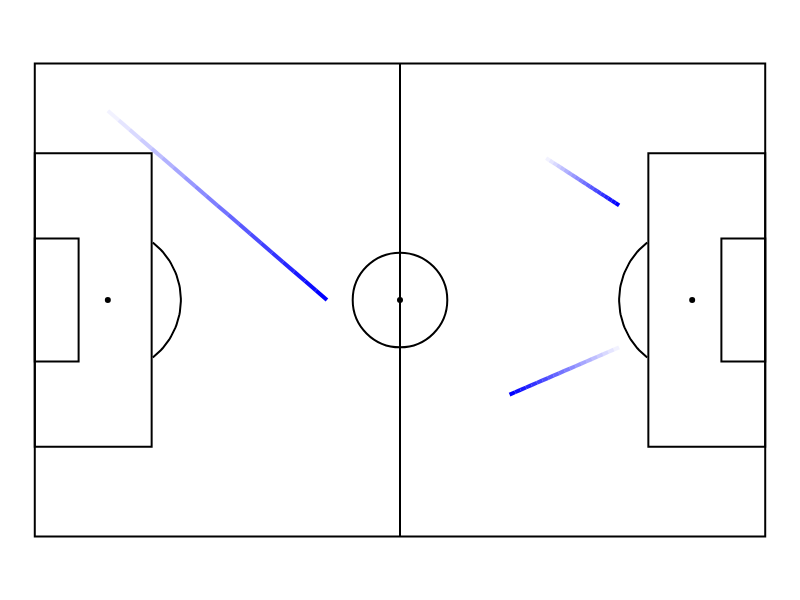

This figure's notebook cell:
### Code cell
df = pd.DataFrame({
    'x': [10, 80, 70],
    'y': [10, 60, 20],
    'x2': [40, 65, 80],
    'y2': [50, 70, 30],
    'player': ['Alice', 'Bob', 'Carol']
})

pitch = pb.viz.Pitch(width=800, height=600, theme="white", provider="wyscout",)
pitch.plot_comets(df, x='x', y='y', x_end='x2', y_end='y2', width=4, segments=20,hover='player')
pitch.show()

### Figure 1 — Plotly figure (JSON) as saved in the notebook; plotly's stock layout.template omitted (floating-point values rounded to 4 significant figures)
{"data": [{"hoverinfo": "skip", "line": {"color": "black"}, "mode": "lines", "showlegend": false, "type": "scatter", "x": [16.96, 17.27, 17.56, 17.84, 18.12, 18.38, 18.63, 18.87, 19.1, 19.32, 19.52, 19.71, 19.89, 20.06, 20.22, 20.36, 20.48, 20.6, 20.7, 20.78, 20.85, 20.91, 20.96, 20.98, 21.0, 21.0, 20.98, 20.96, 20.91, 20.85, 20.78, 20.7, 20.6, 20.48, 20.36, 20.22, 20.06, 19.89, 19.71, 19.52, 19.32, 19.1, 18.87, 18.63, 18.38, 18.12, 17.84, 17.56, 17.27, 16.96], "y": [25.73, 25.97, 26.23, 26.49, 26.77, 27.06, 27.35, 27.66, 27.97, 28.3, 28.63, 28.97, 29.31, 29.66, 30.02, 30.38, 30.75, 31.12, 31.5, 31.88, 32.26, 32.64, 33.03, 33.42, 33.81, 34.19, 34.58, 34.97, 35.36, 35.74, 36.12, 36.5, 36.88, 37.25, 37.62, 37.98, 38.34, 38.69, 39.03, 39.37, 39.7, 40.03, 40.34, 40.65, 40.94, 41.23, 41.51, 41.77, 42.03, 42.27]}, {"hoverinfo": "skip", "line": {"color": "black"}, "mode": "lines", "showlegend": false, "type": "scatter", "x": [88.04, 87.73, 87.44, 87.16, 86.88, 86.62, 86.37, 86.13, 85.9, 85.68, 85.48, 85.29, 85.11, 84.94, 84.78, 84.64, 84.52, 84.4, 84.3, 84.22, 84.15, 84.09, 84.04, 84.02, 84.0, 84.0, 84.02, 84.04, 84.09, 84.15, 84.22, 84.3, 84.4, 84.52, 84.64, 84.78, 84.94, 85.11, 85.29, 85.48, 85.68, 85.9, 86.13, 86.37, 86.62, 86.88, 87.16, 87.44, 87.73, 88.04], "y": [42.27, 42.03, 41.77, 41.51, 41.23, 40.94, 40.65, 40.34, 40.03, 39.7, 39.37, 39.03, 38.69, 38.34, 37.98, 37.62, 37.25, 36.88, 36.5, 36.12, 35.74, 35.36, 34.97, 34.58, 34.19, 33.81, 33.42, 33.03, 32.64, 32.26, 31.88, 31.5, 31.12, 30.75, 30.38, 30.02, 29.66, 29.31, 28.97, 28.63, 28.3, 27.97, 27.66, 27.35, 27.06, 26.77, 26.49, 26.23, 25.97, 25.73]}, {"hoverinfo": "skip", "marker": {"color": "black", "size": 6}, "mode": "markers", "showlegend": false, "type": "scatter", "x": [10.5], "y": [34]}, {"hoverinfo": "skip", "marker": {"color": "black", "size": 6}, "mode": "markers", "showlegend": false, "type": "scatter", "x": [94.5], "y": [34]}, {"hoverinfo": "skip", "marker": {"color": "black", "size": 6}, "mode": "markers", "showlegend": false, "type": "scatter", "x": [52.5], "y": [34]}, {"hoverinfo": "skip", "line": {"color": "rgba(0, 0, 255, 0.05)", "width": 4}, "mode": "lines", "showlegend": false, "type": "scatter", "x": [10.5, 12.07], "y": [61.2, 59.84]}, {"hoverinfo": "skip", "line": {"color": "rgba(0, 0, 255, 0.10)", "width": 4}, "mode": "lines", "showlegend": false, "type": "scatter", "x": [12.07, 13.65], "y": [59.84, 58.48]}, {"hoverinfo": "skip", "line": {"color": "rgba(0, 0, 255, 0.15)", "width": 4}, "mode": "lines", "showlegend": false, "type": "scatter", "x": [13.65, 15.22], "y": [58.48, 57.12]}, {"hoverinfo": "skip", "line": {"color": "rgba(0, 0, 255, 0.20)", "width": 4}, "mode": "lines", "showlegend": false, "type": "scatter", "x": [15.22, 16.8], "y": [57.12, 55.76]}, {"hoverinfo": "skip", "line": {"color": "rgba(0, 0, 255, 0.25)", "width": 4}, "mode": "lines", "showlegend": false, "type": "scatter", "x": [16.8, 18.38], "y": [55.76, 54.4]}, {"hoverinfo": "skip", "line": {"color": "rgba(0, 0, 255, 0.30)", "width": 4}, "mode": "lines", "showlegend": false, "type": "scatter", "x": [18.38, 19.95], "y": [54.4, 53.04]}, {"hoverinfo": "skip", "line": {"color": "rgba(0, 0, 255, 0.35)", "width": 4}, "mode": "lines", "showlegend": false, "type": "scatter", "x": [19.95, 21.52], "y": [53.04, 51.68]}, {"hoverinfo": "skip", "line": {"color": "rgba(0, 0, 255, 0.40)", "width": 4}, "mode": "lines", "showlegend": false, "type": "scatter", "x": [21.52, 23.1], "y": [51.68, 50.32]}, {"hoverinfo": "skip", "line": {"color": "rgba(0, 0, 255, 0.45)", "width": 4}, "mode": "lines", "showlegend": false, "type": "scatter", "x": [23.1, 24.68], "y": [50.32, 48.96]}, {"hoverinfo": "skip", "line": {"color": "rgba(0, 0, 255, 0.50)", "width": 4}, "mode": "lines", "showlegend": false, "type": "scatter", "x": [24.68, 26.25], "y": [48.96, 47.6]}, {"hoverinfo": "skip", "line": {"color": "rgba(0, 0, 255, 0.55)", "width": 4}, "mode": "lines", "showlegend": false, "type": "scatter", "x": [26.25, 27.83], "y": [47.6, 46.24]}, {"hoverinfo": "skip", "line": {"color": "rgba(0, 0, 255, 0.60)", "width": 4}, "mode": "lines", "showlegend": false, "type": "scatter", "x": [27.83, 29.4], "y": [46.24, 44.88]}, {"hoverinfo": "skip", "line": {"color": "rgba(0, 0, 255, 0.65)", "width": 4}, "mode": "lines", "showlegend": false, "type": "scatter", "x": [29.4, 30.98], "y": [44.88, 43.52]}, {"hoverinfo": "skip", "line": {"color": "rgba(0, 0, 255, 0.70)", "width": 4}, "mode": "lines", "showlegend": false, "type": "scatter", "x": [30.98, 32.55], "y": [43.52, 42.16]}, {"hoverinfo": "skip", "line": {"color": "rgba(0, 0, 255, 0.75)", "width": 4}, "mode": "lines", "showlegend": false, "type": "scatter", "x": [32.55, 34.12], "y": [42.16, 40.8]}, {"hoverinfo": "skip", "line": {"color": "rgba(0, 0, 255, 0.80)", "width": 4}, "mode": "lines", "showlegend": false, "type": "scatter", "x": [34.12, 35.7], "y": [40.8, 39.44]}, {"hoverinfo": "skip", "line": {"color": "rgba(0, 0, 255, 0.85)", "width": 4}, "mode": "lines", "showlegend": false, "type": "scatter", "x": [35.7, 37.27], "y": [39.44, 38.08]}, {"hoverinfo": "skip", "line": {"color": "rgba(0, 0, 255, 0.90)", "width": 4}, "mode": "lines", "showlegend": false, "type": "scatter", "x": [37.27, 38.85], "y": [38.08, 36.72]}, {"hoverinfo": "skip", "line": {"color": "rgba(0, 0, 255, 0.95)", "width": 4}, "mode": "lines", "showlegend": false, "type": "scatter", "x": [38.85, 40.42], "y": [36.72, 35.36]}, {"hoverinfo": "text", "hovertext": "Alice", "line": {"color": "rgba(0, 0, 255, 1.00)", "width": 4}, "mode": "lines", "showlegend": false, "type": "scatter", "x": [40.42, 42], "y": [35.36, 34]}, {"hoverinfo": "skip", "line": {"color": "rgba(0, 0, 255, 0.05)", "width": 4}, "mode": "lines", "showlegend": false, "type": "scatter", "x": [84, 83.21], "y": [27.2, 26.86]}, {"hoverinfo": "skip", "line": {"color": "rgba(0, 0, 255, 0.10)", "width": 4}, "mode": "lines", "showlegend": false, "type": "scatter", "x": [83.21, 82.42], "y": [26.86, 26.52]}, {"hoverinfo": "skip", "line": {"color": "rgba(0, 0, 255, 0.15)", "width": 4}, "mode": "lines", "showlegend": false, "type": "scatter", "x": [82.42, 81.64], "y": [26.52, 26.18]}, {"hoverinfo": "skip", "line": {"color": "rgba(0, 0, 255, 0.20)", "width": 4}, "mode": "lines", "showlegend": false, "type": "scatter", "x": [81.64, 80.85], "y": [26.18, 25.84]}, {"hoverinfo": "skip", "line": {"color": "rgba(0, 0, 255, 0.25)", "width": 4}, "mode": "lines", "showlegend": false, "type": "scatter", "x": [80.85, 80.06], "y": [25.84, 25.5]}, {"hoverinfo": "skip", "line": {"color": "rgba(0, 0, 255, 0.30)", "width": 4}, "mode": "lines", "showlegend": false, "type": "scatter", "x": [80.06, 79.28], "y": [25.5, 25.16]}, {"hoverinfo": "skip", "line": {"color": "rgba(0, 0, 255, 0.35)", "width": 4}, "mode": "lines", "showlegend": false, "type": "scatter", "x": [79.28, 78.49], "y": [25.16, 24.82]}, {"hoverinfo": "skip", "line": {"color": "rgba(0, 0, 255, 0.40)", "width": 4}, "mode": "lines", "showlegend": false, "type": "scatter", "x": [78.49, 77.7], "y": [24.82, 24.48]}, {"hoverinfo": "skip", "line": {"color": "rgba(0, 0, 255, 0.45)", "width": 4}, "mode": "lines", "showlegend": false, "type": "scatter", "x": [77.7, 76.91], "y": [24.48, 24.14]}, {"hoverinfo": "skip", "line": {"color": "rgba(0, 0, 255, 0.50)", "width": 4}, "mode": "lines", "showlegend": false, "type": "scatter", "x": [76.91, 76.12], "y": [24.14, 23.8]}, {"hoverinfo": "skip", "line": {"color": "rgba(0, 0, 255, 0.55)", "width": 4}, "mode": "lines", "showlegend": false, "type": "scatter", "x": [76.12, 75.34], "y": [23.8, 23.46]}, {"hoverinfo": "skip", "line": {"color": "rgba(0, 0, 255, 0.60)", "width": 4}, "mode": "lines", "showlegend": false, "type": "scatter", "x": [75.34, 74.55], "y": [23.46, 23.12]}, {"hoverinfo": "skip", "line": {"color": "rgba(0, 0, 255, 0.65)", "width": 4}, "mode": "lines", "showlegend": false, "type": "scatter", "x": [74.55, 73.76], "y": [23.12, 22.78]}, {"hoverinfo": "skip", "line": {"color": "rgba(0, 0, 255, 0.70)", "width": 4}, "mode": "lines", "showlegend": false, "type": "scatter", "x": [73.76, 72.97], "y": [22.78, 22.44]}, {"hoverinfo": "skip", "line": {"color": "rgba(0, 0, 255, 0.75)", "width": 4}, "mode": "lines", "showlegend": false, "type": "scatter", "x": [72.97, 72.19], "y": [22.44, 22.1]}, {"hoverinfo": "skip", "line": {"color": "rgba(0, 0, 255, 0.80)", "width": 4}, "mode": "lines", "showlegend": false, "type": "scatter", "x": [72.19, 71.4], "y": [22.1, 21.76]}, {"hoverinfo": "skip", "line": {"color": "rgba(0, 0, 255, 0.85)", "width": 4}, "mode": "lines", "showlegend": false, "type": "scatter", "x": [71.4, 70.61], "y": [21.76, 21.42]}, {"hoverinfo": "skip", "line": {"color": "rgba(0, 0, 255, 0.90)", "width": 4}, "mode": "lines", "showlegend": false, "type": "scatter", "x": [70.61, 69.83], "y": [21.42, 21.08]}, {"hoverinfo": "skip", "line": {"color": "rgba(0, 0, 255, 0.95)", "width": 4}, "mode": "lines", "showlegend": false, "type": "scatter", "x": [69.83, 69.04], "y": [21.08, 20.74]}, {"hoverinfo": "text", "hovertext": "Bob", "line": {"color": "rgba(0, 0, 255, 1.00)", "width": 4}, "mode": "lines", "showlegend": false, "type": "scatter", "x": [69.04, 68.25], "y": [20.74, 20.4]}, {"hoverinfo": "skip", "line": {"color": "rgba(0, 0, 255, 0.05)", "width": 4}, "mode": "lines", "showlegend": false, "type": "scatter", "x": [73.5, 74.03], "y": [54.4, 54.06]}, {"hoverinfo": "skip", "line": {"color": "rgba(0, 0, 255, 0.10)", "width": 4}, "mode": "lines", "showlegend": false, "type": "scatter", "x": [74.03, 74.55], "y": [54.06, 53.72]}, {"hoverinfo": "skip", "line": {"color": "rgba(0, 0, 255, 0.15)", "width": 4}, "mode": "lines", "showlegend": false, "type": "scatter", "x": [74.55, 75.08], "y": [53.72, 53.38]}, {"hoverinfo": "skip", "line": {"color": "rgba(0, 0, 255, 0.20)", "width": 4}, "mode": "lines", "showlegend": false, "type": "scatter", "x": [75.08, 75.6], "y": [53.38, 53.04]}, {"hoverinfo": "skip", "line": {"color": "rgba(0, 0, 255, 0.25)", "width": 4}, "mode": "lines", "showlegend": false, "type": "scatter", "x": [75.6, 76.12], "y": [53.04, 52.7]}, {"hoverinfo": "skip", "line": {"color": "rgba(0, 0, 255, 0.30)", "width": 4}, "mode": "lines", "showlegend": false, "type": "scatter", "x": [76.12, 76.65], "y": [52.7, 52.36]}, {"hoverinfo": "skip", "line": {"color": "rgba(0, 0, 255, 0.35)", "width": 4}, "mode": "lines", "showlegend": false, "type": "scatter", "x": [76.65, 77.17], "y": [52.36, 52.02]}, {"hoverinfo": "skip", "line": {"color": "rgba(0, 0, 255, 0.40)", "width": 4}, "mode": "lines", "showlegend": false, "type": "scatter", "x": [77.17, 77.7], "y": [52.02, 51.68]}, {"hoverinfo": "skip", "line": {"color": "rgba(0, 0, 255, 0.45)", "width": 4}, "mode": "lines", "showlegend": false, "type": "scatter", "x": [77.7, 78.22], "y": [51.68, 51.34]}, {"hoverinfo": "skip", "line": {"color": "rgba(0, 0, 255, 0.50)", "width": 4}, "mode": "lines", "showlegend": false, "type": "scatter", "x": [78.22, 78.75], "y": [51.34, 51]}, {"hoverinfo": "skip", "line": {"color": "rgba(0, 0, 255, 0.55)", "width": 4}, "mode": "lines", "showlegend": false, "type": "scatter", "x": [78.75, 79.28], "y": [51, 50.66]}, {"hoverinfo": "skip", "line": {"color": "rgba(0, 0, 255, 0.60)", "width": 4}, "mode": "lines", "showlegend": false, "type": "scatter", "x": [79.28, 79.8], "y": [50.66, 50.32]}, {"hoverinfo": "skip", "line": {"color": "rgba(0, 0, 255, 0.65)", "width": 4}, "mode": "lines", "showlegend": false, "type": "scatter", "x": [79.8, 80.33], "y": [50.32, 49.98]}, {"hoverinfo": "skip", "line": {"color": "rgba(0, 0, 255, 0.70)", "width": 4}, "mode": "lines", "showlegend": false, "type": "scatter", "x": [80.33, 80.85], "y": [49.98, 49.64]}, {"hoverinfo": "skip", "line": {"color": "rgba(0, 0, 255, 0.75)", "width": 4}, "mode": "lines", "showlegend": false, "type": "scatter", "x": [80.85, 81.38], "y": [49.64, 49.3]}, {"hoverinfo": "skip", "line": {"color": "rgba(0, 0, 255, 0.80)", "width": 4}, "mode": "lines", "showlegend": false, "type": "scatter", "x": [81.38, 81.9], "y": [49.3, 48.96]}, {"hoverinfo": "skip", "line": {"color": "rgba(0, 0, 255, 0.85)", "width": 4}, "mode": "lines", "showlegend": false, "type": "scatter", "x": [81.9, 82.42], "y": [48.96, 48.62]}, {"hoverinfo": "skip", "line": {"color": "rgba(0, 0, 255, 0.90)", "width": 4}, "mode": "lines", "showlegend": false, "type": "scatter", "x": [82.42, 82.95], "y": [48.62, 48.28]}, {"hoverinfo": "skip", "line": {"color": "rgba(0, 0, 255, 0.95)", "width": 4}, "mode": "lines", "showlegend": false, "type": "scatter", "x": [82.95, 83.47], "y": [48.28, 47.94]}, {"hoverinfo": "text", "hovertext": "Carol", "line": {"color": "rgba(0, 0, 255, 1.00)", "width": 4}, "mode": "lines", "showlegend": false, "type": "scatter", "x": [83.47, 84], "y": [47.94, 47.6]}], "layout": {"height": 600, "margin": {"b": 0, "l": 0, "r": 0, "t": 0}, "plot_bgcolor": "white", "shapes": [{"line": {"color": "black"}, "type": "rect", "x0": 0, "x1": 105, "y0": 0, "y1": 68}, {"line": {"color": "black"}, "type": "circle", "x0": 45.7, "x1": 59.3, "y0": 27.2, "y1": 40.8}, {"line": {"color": "black"}, "type": "rect", "x0": 52.5, "x1": 52.5, "y0": 68, "y1": 0}, {"line": {"color": "black"}, "type": "rect", "x0": 0, "x1": 16.8, "y0": 12.92, "y1": 55.08}, {"line": {"color": "black"}, "type": "rect", "x0": 88.2, "x1": 105, "y0": 55.08, "y1": 12.92}, {"line": {"color": "black"}, "type": "rect", "x0": 0, "x1": 6.3, "y0": 25.16, "y1": 42.84}, {"line": {"color": "black"}, "type": "rect", "x0": 98.7, "x1": 105, "y0": 42.84, "y1": 25.16}], "showlegend": false, "title": {}, "width": 800, "xaxis": {"constrain": "domain", "fixedrange": true, "range": [-5, 110], "scaleanchor": "y", "showgrid": false, "showticklabels": false, "visible": false, "zeroline": false}, "yaxis": {"constrain": "domain", "fixedrange": true, "range": [-5, 73], "showgrid": false, "showticklabels": false, "visible": false, "zeroline": false}}}
